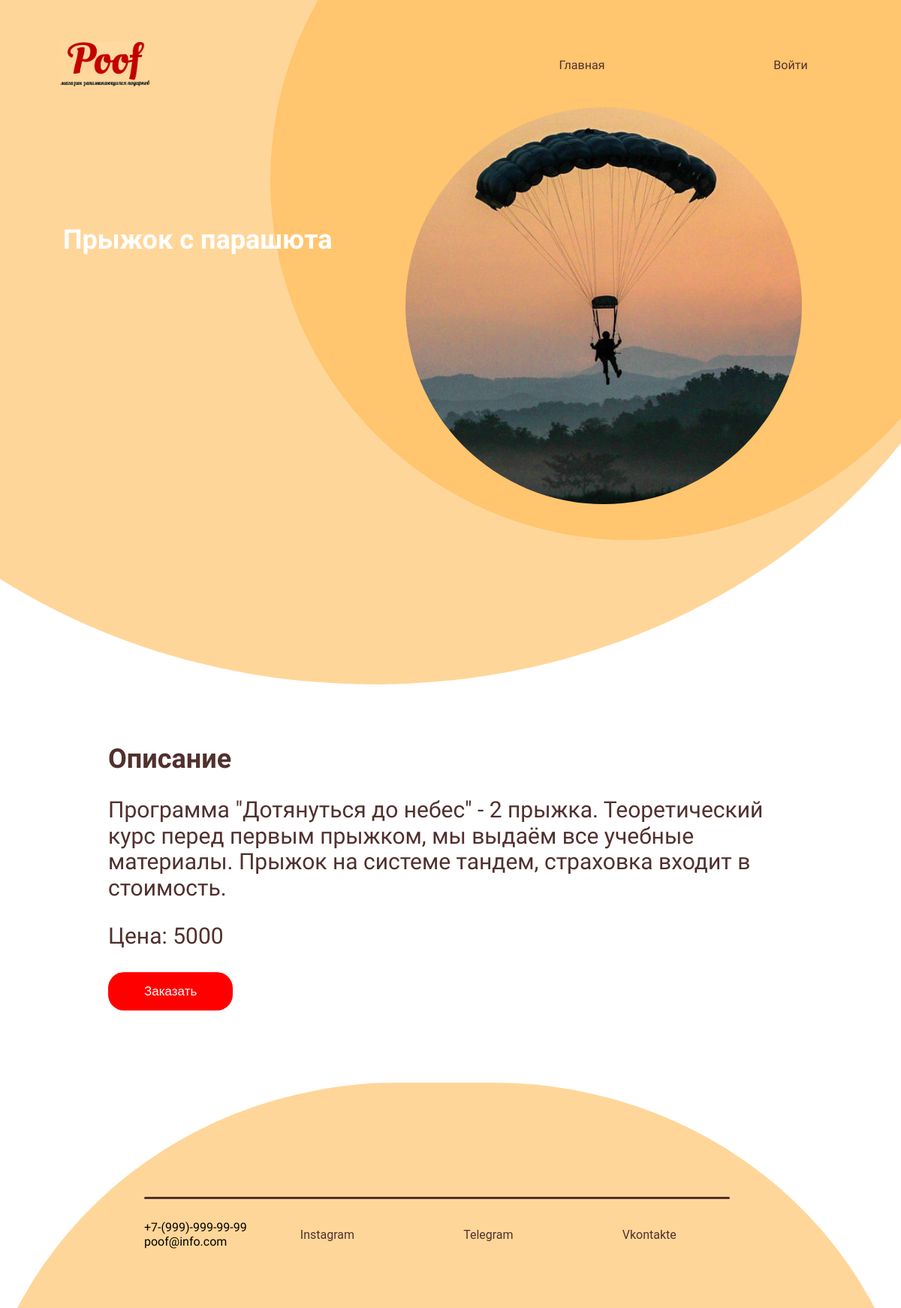
Screenshot of /products/jump with the database file from the repository.
### products/models.py (models this page shows, shortened)
class Products(models.Model):
    title = models.CharField(max_length=150, verbose_name='Название')
    description = models.TextField(max_length=1000, verbose_name='Описание')
    price = models.IntegerField(verbose_name='Цена')
    created_at = models.DateField(auto_now_add=True, verbose_name='Создано')
    updated_at = models.DateField(auto_now=True, verbose_name='Обновлено')
    photo = models.ImageField(upload_to='photos/', verbose_name='Изображение')
    slug = models.SlugField(unique=True, verbose_name='Слаг')
    category = models.ForeignKey('Category', on_delete=models.PROTECT, blank=True, null=True)
    class Meta:
        verbose_name = 'Товар'
        verbose_name_plural = 'Товары'
        ordering = ['created_at']

### products/views.py (the view)
# urls.py: path('products/<str:slug>', Product.as_view(), name='products')
class Product(DetailView):
    model = Products
    template_name = 'products/detail.html'
    context_object_name = 'product'

### products/templates/products/detail.html (shortened to what this page needs)
{% extends 'base.html' %}
{% load static %}
{% block content %}
<div class = "item_block">
    <div class="wrapper">
        <div class = "bottom_menu">
            <div class="logo"><img src="{% static 'img/Logo.gif' %}"></div>
            <div class="menu_links">
                <a href="/" class="link">Главная</a>
                {% if request.user.is_authenticated %}
                <a href="#" class="link">Личный кабинет</a>
                <a href="{% url 'logout' %}" class="link">Выход</a>
                {% else %}
                <a href="{% url 'login' %}" class="link">Войти</a>
                {% endif %}
            </div>
        </div>
        <div class = "circle"><img class="item_image" src="{{ product.photo.url }}"> </div>
        <div class = "circle_light"></div>
        <div class="intro_text">
            <h2>{{product.title}}</h2>
        </div>
    </div>
    <div class="item_info">
        <div class="product_description">
        <h2>Описание</h2>
        <p>{{ product.description }}</p>
            <p>Цена: {{product.price}}</p>
            <a href="#" class="myButton">Заказать</a>
        </div>
    </div>
</div>
<div class="wrapper_footer">
    <div class="footer">
        <div class="footer_circle">
            <div><hr></div>
            <div class="contact">
                <p class="">+7-(999)-999-99-99<br>poof@info.com</p>
                <a href="https://www.instagram.com/yellow__boat/" class="footer_link">Instagram</a>
                <a href="https://t.me/djoefrit" class="footer_link">Telegram</a>
                <a href="https://vk.com/lonep" class="footer_link">Vkontakte</a>
            </div>
        </div>
    </div>
</div>
{% endblock %}

### gift/static/css/main.css (style rules this page uses)
* { box-sizing: border-box; }
:root { --yellow: #FFC56F ; --yellow_light: #FFD699; --brown: #50312F; --brown_light: #513634; --white: #ffffff; --red: #ff0000; --dark: #0D0D0D; --gray: #5a5560; --light: #9D8D8F; --blue: #69bfae; }
html { font-family: "Roboto", sans-serif; }
a { text-decoration: none; }
p { font-family: 'Balsamiq Sans', cursive; }
h2 { font-family:"Balsamiq Sans",bold ; }

### gift/static/css/index.css (style rules this page uses)
.bottom_menu { display: flex; padding-top: 3.5em; }
.logo { flex:1; text-align: left; margin-left: 5em; background: none; border: none; }
.logo img { width: 10vw; height: auto; background: var(--yellow_light); }
.menu_links { display: flex; flex: 1; padding-right: 0.5em; align-items: center; }
.link { flex:1; padding-left: 0.5em; font-family: 'Oswald', sans-serif; text-decoration: none; color: var(--brown); text-align: center; padding: 0.5vw; border-radius: 50px; vertical-align: center; }
.circle { width: 80vw; height:80vw; background: var(--yellow); border-radius: 50%; position: absolute; transform: translate(30vw,-30vw); z-index: -2; }
.circle_light { width: 143vw; height: 126vw; background: var(--yellow_light); border-radius: 80%; position: absolute; transform: translate(-30vw,-60vw); z-index: -3; }
.wrapper { position: relative; width: 100%; height: 80vw; overflow: hidden; }
.intro_text { text-wrap: normal; width: 40vw; height: 15em; color: var(--white); font-family: 'Balsamiq Sans', cursive; margin-left: 7vw; margin-top: 15vw; }
.intro_text h2 { font-size: 3vw; }
.wrapper_footer { margin-top: 4vw; position: relative; width: 100%; height: 25vw; overflow: hidden; }
.footer_circle { background: var(--yellow_light); width: 105vw; height:100vw; border-radius: 45%; position: absolute; display: flex; transform: translate(-3vw,0); }
hr { position: absolute; width: 65vw; height: 3px; border: none; background-color: var(--brown); border-radius: 20px; transform: translate(19vw,12vw); z-index: 1; }
.contact { display: flex; position: absolute; transform: translate(19vw,14vw); width: 65vw; align-items: center; }
.footer_link { flex: 1; text-decoration: none; color: var(--brown); border: none; text-align: center; border-radius: 50px; padding: 1vw; }

### gift/static/css/products.css (style rules this page uses)
.item_image { width: 55%; height: 55%; position: absolute; z-index: -1; background-repeat: no-repeat; transform: translate(15vw, 32vw); background-size: cover; border-radius: 50%; object-fit: cover; }
.item_info { display: flex; flex-direction: column; color: var(--brown); justify-content: center; text-align: left; padding-right: 12vw; padding-left: 12vw; }
.item_info h2 { font-size: 3vw; }
.item_info p { font-size: 2.5vw; }
.product_description { padding-bottom: 4vw; }
.myButton { background-color:var(--red); border-radius:21px; display:inline-block; cursor:pointer; color:#ffffff; font-family:Arial; font-size:17px; padding:16px 48px; text-decoration:none; }

### rows the page displays
Products: photo (picture), title "Прыжок с парашюта", description "Программа \"Дотянуться до небес\" - 2 прыжка. Теоретический курс перед первым прыжком, мы выдаём все учебные материалы. Прыжок на системе тандем, страховка входит в стоимость.", price "5000"
